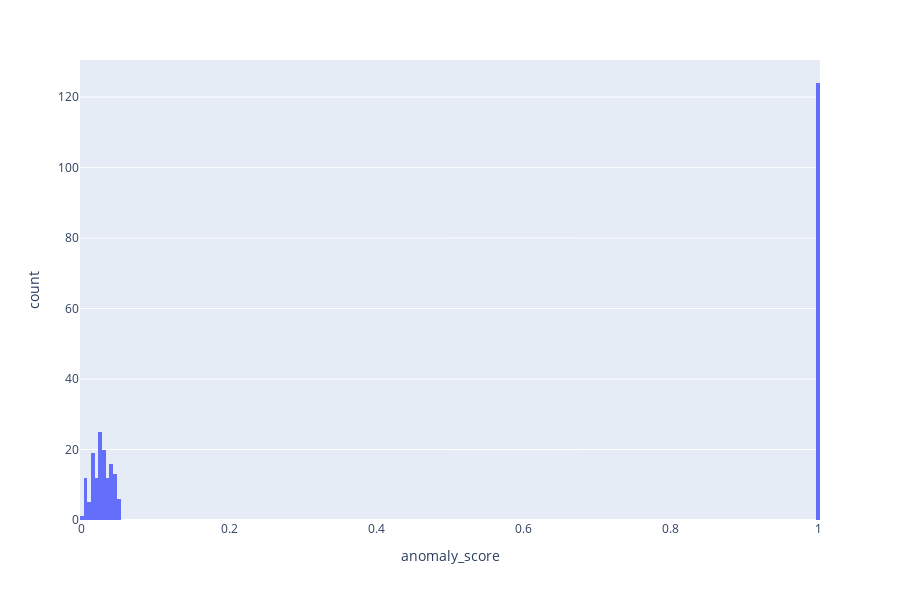

The code cell stored with this chart in its notebook:
### Code cell
import plotly.express as px
fig = px.histogram(results.query("ad_label == 1 and KisiSayimi < 2000 and KisiSayimi > 50"), 
                   x="anomaly_score", nbins=500)
fig.show()

### Figure 1 — Plotly figure (JSON) as saved in the notebook; plotly's stock layout.template omitted (floating-point values rounded to 4 significant figures; data arrays with more than 128 entries replaced by an {"elided": "..."} marker saying what was removed)
{"data": [{"alignmentgroup": "True", "bingroup": "x", "hoverlabel": {"namelength": 0}, "hovertemplate": "anomaly_score=%{x}<br>count=%{y}", "legendgroup": "", "marker": {"color": "#636efa"}, "name": "", "nbinsx": 500, "offsetgroup": "", "orientation": "v", "showlegend": false, "type": "histogram", "x": {"elided": "265 float values"}, "xaxis": "x", "yaxis": "y"}], "layout": {"barmode": "relative", "height": 600, "legend": {"tracegroupgap": 0}, "margin": {"t": 60}, "xaxis": {"anchor": "y", "domain": [0, 1], "title": {"text": "anomaly_score"}}, "yaxis": {"anchor": "x", "domain": [0, 1], "title": {"text": "count"}}}}
